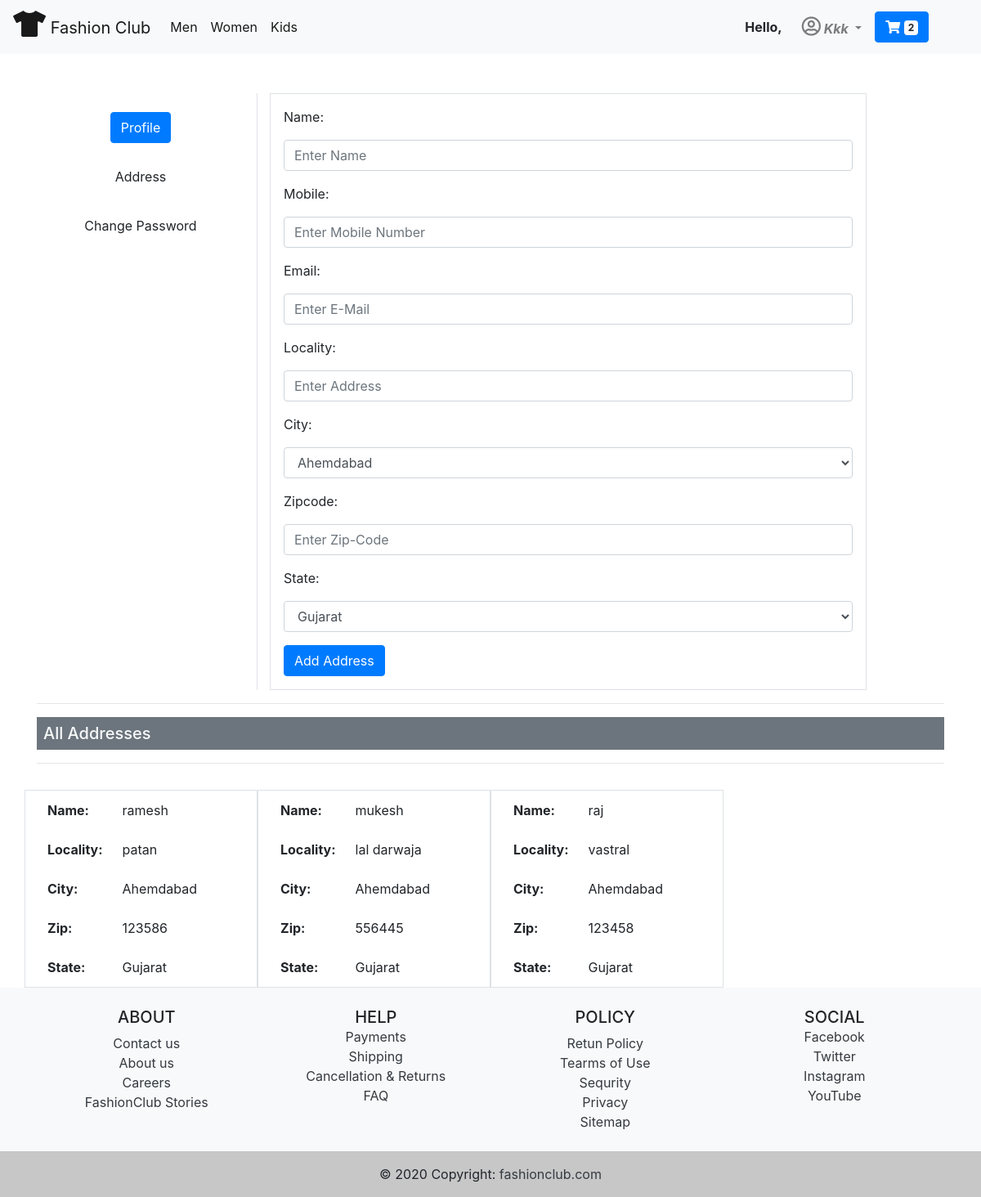
Screenshot of /address/ (signed in) with the database file from the repository.
### myapp/models.py (models this page shows, shortened)
class CategoryModel(models.Model):
    name = models.CharField(max_length=100)
    image = image= models.ImageField(upload_to='photo/category/')
    objects = models.Manager()

class CustomerModel(models.Model):
    user = models.ForeignKey(User,on_delete=models.CASCADE)
    name = models.CharField(max_length=200)
    mobile = models.IntegerField()
    email = models.EmailField()
    locality = models.CharField(max_length=200)
    city = models.CharField(max_length=200)
    zipcode = models.IntegerField()
    state = models.CharField(max_length=200)
    objects = models.Manager()

### myapp/views.py (the view)
# urls.py: path('address/',AddressView,name='address'),
def AddressView(request):
    if request.method == 'POST':
        form = CustomerForm(request.POST)
        address = CustomerModel.objects.filter(user=request.user)
        usr = request.user
        cart_count = Cart.objects.filter(user=usr).count()
        categories = CategoryModel.objects.all()
        if form.is_valid():
            usr = request.user
            name = form.cleaned_data['name']
            mobile = form.cleaned_data['mobile']
            email = form.cleaned_data['email']
            locality = form.cleaned_data['locality']
            city = form.cleaned_data['city']
            zipcode = form.cleaned_data['zipcode']
            state = form.cleaned_data['state']
            data = CustomerModel(
                user=usr,
                name=name,
                mobile=mobile,
                email=email,
                locality=locality,
                city=city,
                zipcode=zipcode,
                state=state,
            )
            data.save()
            messages.info(request, 'Address Successfully Added...!')
            form = CustomerForm()
        context = {'form': form, 'address': address,'cart_count':cart_count,'categories':categories}
        return render(request, 'address.html', context)
    else:
        form = CustomerForm()
        address = CustomerModel.objects.filter(user=request.user)
        usr = request.user
        cart_count = Cart.objects.filter(user=usr).count()
        categories = CategoryModel.objects.all()
    context = {'form': form, 'address': address,'cart_count':cart_count,'categories':categories}
    return render(request, 'address.html', context)

### myapp/form.py
class CustomerForm(forms.ModelForm):
    class Meta:
        model = CustomerModel
        fields = ['name','mobile','email','locality','city','zipcode','state']
        widgets = {
            'name':forms.TextInput(attrs={'class':'form-control','placeholder':'Enter Name'}),
            'mobile':forms.NumberInput(attrs={'class':'form-control','placeholder':'Enter Mobile Number'}),
            'email':forms.EmailInput(attrs={'class':'form-control','placeholder':'Enter E-Mail'}),
            'locality':forms.TextInput(attrs={'class':'form-control','placeholder':'Enter Address'}),
            'city':forms.Select(choices=city,attrs={'class':'form-control'}),
            'zipcode':forms.TextInput(attrs={'class':'form-control','placeholder':'Enter Zip-Code'}),
            'state':forms.Select(choices=state,attrs={'class':'form-control'}),
        }

### myapp/templates/address.html (shortened to what this page needs)
{% extends 'base.html' %}
{% load static %}
{% block body %}
<div class="container">
    <div class="row mt-5">
        <div class="col-3 border-right">
            <ul class="list-unstyled p-3">
                <li class="btn btn-block"><a href="{% url 'profile' %}" class="btn btn-primary">Profile</a></li>
                <li class="btn btn-block"><a href="{% url 'address' %}" class="btn">Address</a></li>
                <li class="btn btn-block"><a href="{% url 'changepass' %}" class="btn">Change Password</a></li>
            </ul>
        </div>
        <div class="col-8 ">
            <form class="border p-3 form-sm" method="POST" novalidate>
                {% for fm in form %}
                <div class="form-group">
                    <label>{{fm.label_tag}}</label>
                    {{fm}} {{fm.error|striptags}}
                </div>
                {% endfor %}
                <button type="submit" class="btn btn-primary">Add Address</button>
            </form>
        </div>
    </div>
    <hr>
    <div class=" h5 bg-secondary p-2 text-light">All Addresses</div>
    <hr>
    <div class="row ">
        {% for i in address %}
        <div class="col-3 border mt-3">
            <table>
                <tbody class="table table-borderless text-sm">
                    <tr>
                        <th>Name:</th>
                        <td>{{i.name}}</td>
                    </tr>
                    <tr>
                        <th>Locality:</th>
                        <td>{{i.locality}}</td>
                    </tr>
                    <tr>
                        <th>City:</th>
                        <td>{{i.city}}</td>
                    </tr>
                    <tr>
                        <th>Zip:</th>
                        <td>{{i.zipcode}}</td>
                    </tr>
                    <tr>
                        <th>State:</th>
                        <td>{{i.state}}</td>
                    </tr>
                </tbody>
            </table>
        </div>
        {% empty %}
        <div class="alert alert-danger mt-3 mx-auto" role="alert">
            <strong>☹️ ------------- You Don't Have Any Address ------------- ☹️</strong>
        </div>
        {% endfor %}
    </div>
</div>
{% endblock body %}

### myapp/templates/base.html (shortened to what this page needs)
{% load static %}
<!doctype html>
<html lang="en">
<head>
  <link rel="stylesheet" href="https://cdn.jsdelivr.net/npm/bootstrap@4.5.3/dist/css/bootstrap.min.css"
>
  <link rel="stylesheet" href="https://cdnjs.cloudflare.com/ajax/libs/font-awesome/5.15.2/css/all.min.css">
  <link rel="stylesheet" href="{% static 'css/owl.carousel.min.css' %}">
  <link rel="stylesheet" href="{% static 'css/style.css' %}">
</head>
<body>
  {% if user.is_authenticated %}
  <nav class="navbar navbar-expand-lg navbar-light bg-light">
    <a class="navbar-brand" href="{% url 'shop' %}"><i class="fas fa-tshirt h2"></i> Fashion Club</a>
    <div class="collapse navbar-collapse" id="navbarSupportedContent">
      <ul class="navbar-nav mr-auto">
        {% for category in categories %}
        <li class="nav-item active">
          <a class="nav-link" href="/allproducts/?{{category.id}}">{{category.name}}</a>
        </li>
        {% endfor %}
      </ul>
      <strong class="mr-3">Hello, </strong>
      <div class="form-inline my-2 my-lg-0 navbar-nav mr-5">
        <li class="nav-item dropdown mr-2">
          <a class="nav-link dropdown-toggle" href="#" id="navbarDropdown" role="button" data-toggle="dropdown"
            aria-haspopup="true" aria-expanded="false">
            <strong><i><i style="font-size: 1.5rem;" class="far fa-user-circle"></i>
                {{request.user|capfirst}}</i></strong>
          </a>
        </li>
        <a href="{% url 'showcart' %}" class="btn btn-primary">
          <i class="fas fa-shopping-cart "></i> <span class="badge badge-light">{{cart_count}}</span>
        </a>
      </div>
    </div>
  </nav>
  {% endif %}
  {% block body %}
  {% endblock body %}
  {% if user.is_authenticated %}
  <footer class="bg-light text-center text-lg-start">
    <div class="container p-4">
      <div class="row">
        <div class="col-lg-3 col-md-6 mb-4 mb-md-0">
          <h5 class="text-uppercase">ABOUT</h5>
          <ul class="list-unstyled mb-0">
            <li>
              <a href="#!" class="text-dark">Contact us</a>
            </li>
            <li>
              <a href="#!" class="text-dark">About us</a>
            </li>
            <li>
              <a href="#!" class="text-dark">Careers</a>
            </li>
            <li>
              <a href="#!" class="text-dark">FashionClub Stories</a>
            </li>
          </ul>
        </div>
        <div class="col-lg-3 col-md-6 mb-4 mb-md-0">
          <h5 class="text-uppercase mb-0">HELP</h5>
          <ul class="list-unstyled">
            <li>
              <a href="#!" class="text-dark">Payments</a>
            </li>
            <li>
              <a href="#!" class="text-dark">Shipping</a>
            </li>
            <li>
              <a href="#!" class="text-dark">Cancellation & Returns</a>
            </li>
            <li>
              <a href="#!" class="text-dark">FAQ</a>
            </li>
          </ul>
        </div>
        <div class="col-lg-3 col-md-6 mb-4 mb-md-0">
          <h5 class="text-uppercase">POLICY</h5>
          <ul class="list-unstyled mb-0">
            <li>
              <a href="#!" class="text-dark">Retun Policy</a>
            </li>
            <li>
              <a href="#!" class="text-dark">Tearms of Use</a>
            </li>
            <li>
              <a href="#!" class="text-dark">Sequrity</a>
            </li>
            <li>
              <a href="#!" class="text-dark">Privacy</a>
            </li>
            <li>
              <a href="#!" class="text-dark">Sitemap</a>
            </li>
          </ul>
        </div>
        <div class="col-lg-3 col-md-6 mb-4 mb-md-0">
          <h5 class="text-uppercase mb-0">SOCIAL</h5>
          <ul class="list-unstyled">
            <li>
              <a href="#!" class="text-dark">Facebook</a>
            </li>
            <li>
              <a href="#!" class="text-dark">Twitter</a>
            </li>
            <li>
              <a href="#!" class="text-dark">Instagram</a>
            </li>
            <li>
              <a href="#!" class="text-dark">YouTube</a>
            </li>
          </ul>
        </div>
      </div>
    </div>
    <div class="text-center p-3" style="background-color: rgba(0, 0, 0, 0.2);">
      © 2020 Copyright:
      <a class="text-dark" href="https://mdbootstrap.com/">fashionclub.com</a>
    </div>
  </footer>
  {% endif %}
</body>
</html>

### rows the page displays
CategoryModel: name "Men"
CategoryModel: name "Women"
CategoryModel: name "Kids"
CustomerModel: name "ramesh", locality "patan", city "Ahemdabad", zipcode "123586", state "Gujarat"
CustomerModel: name "mukesh", locality "lal darwaja", city "Ahemdabad", zipcode "556445", state "Gujarat"
CustomerModel: name "raj", locality "vastral", city "Ahemdabad", zipcode "123458", state "Gujarat"

### other values shown
{{ request.user|capfirst }} "Kkk"
{{ cart_count }} "2"
{{ fm.label_tag }} "Name:" "Mobile:" "Email:" "Locality:" "City:" "Zipcode:" "State:"
